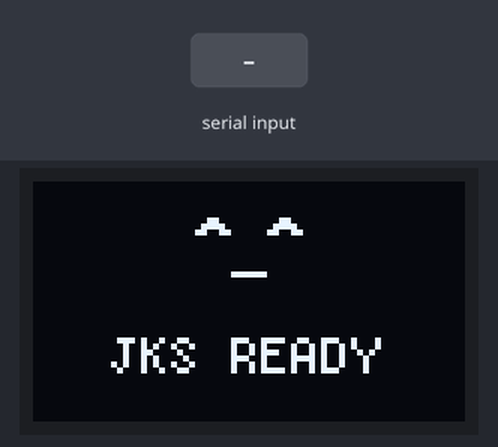
Bench run of a program on a simulated ESP32-C3. On the bench: 72×40 one-colour display. Inputs (shaded band) come from the test bench. What the program prints to the serial monitor is not drawn.

Above: at 1.6 s.
1.7 s: "happy\n" received over Serial
At 2.9 s:
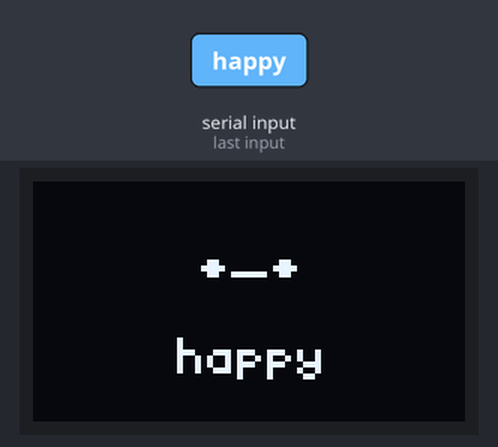
3.2 s: "smile\n" received over Serial
At 4.2 s:
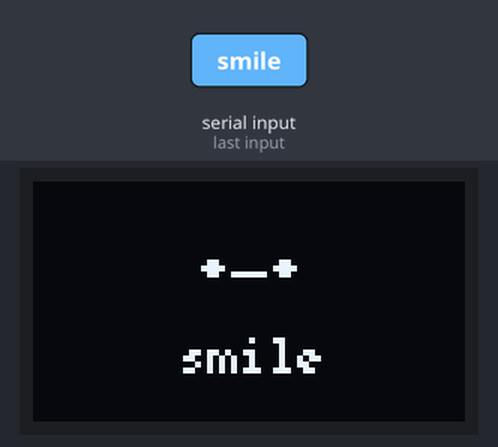
4.7 s: "joy\n" received over Serial
At 5.4 s:
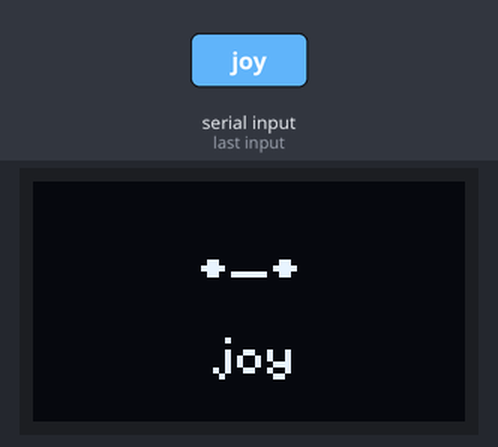
6.2 s: "sad\n" received over Serial
At 6.5 s:
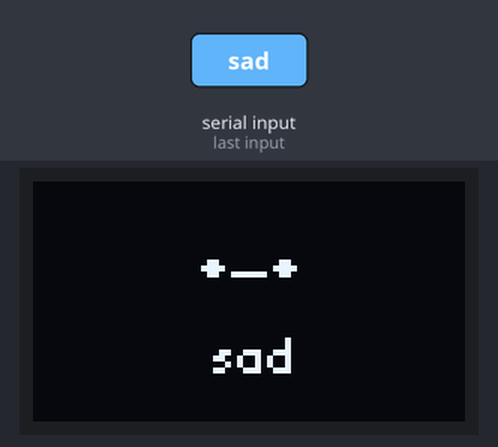
7.7 s: "angry\n" received over Serial
At 8.9 s:
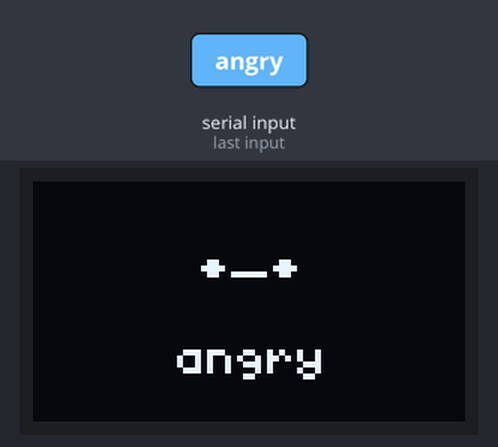
9.2 s: "surprised\n" received over Serial
At 10.0 s:
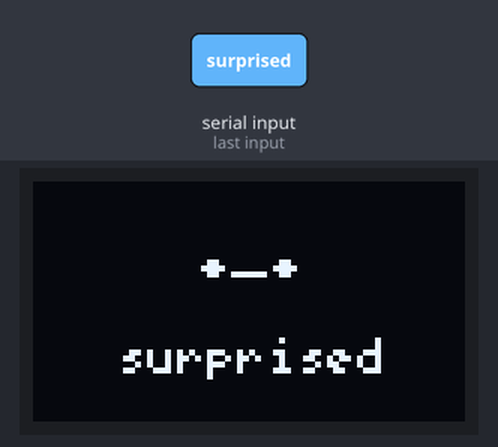
Timing chart, 0 to 11.7 s (numbered marks = the images above; inputs shaded):
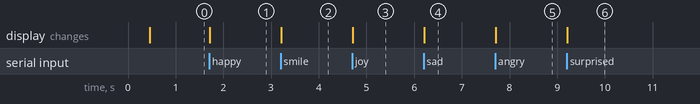

Measured:
- after the input at 1.7 s, the display: changes at once (image 1)
- after the input at 3.2 s, the display: changes at once (image 2)
- after the input at 4.7 s, the display: changes at once (image 3)
- after the input at 6.2 s, the display: changes at once (image 4)
- after the input at 7.7 s, the display: changes at once (image 5)
- after the input at 9.2 s, the display: changes at once (image 6)

The program:

main.cpp
```cpp
#include <Arduino.h>
#include <Wire.h>
#include <U8g2lib.h>

#ifndef SERIAL_BAUD
#define SERIAL_BAUD 115200
#endif

#ifndef OLED_SDA
#define OLED_SDA 5
#endif

#ifndef OLED_SCL
#define OLED_SCL 6
#endif

#ifndef OLED_GEOMETRY
#define OLED_GEOMETRY 72
#endif

#if OLED_GEOMETRY == 72
U8G2_SSD1306_72X40_ER_F_HW_I2C oled(U8G2_R0, U8X8_PIN_NONE, OLED_SCL, OLED_SDA);
static constexpr int kScreenWidth = 72;
static constexpr int kScreenHeight = 40;
#else
U8G2_SSD1306_128X64_NONAME_F_HW_I2C oled(U8G2_R0, U8X8_PIN_NONE, OLED_SCL, OLED_SDA);
static constexpr int kScreenWidth = 128;
static constexpr int kScreenHeight = 64;
#endif

static String inputLine;
static String currentEmotion = "neutral";
static String currentText = "JKS READY";

static void serialAck(const char *status, const String &detail) {
  Serial.print("{\"status\":\"");
  Serial.print(status);
  Serial.print("\",\"detail\":\"");
  for (size_t i = 0; i < detail.length(); i++) {
    char c = detail[i];
    if (c == '"' || c == '\\') {
      Serial.print('\\');
    }
    if (c >= 0x20 && c <= 0x7e) {
      Serial.print(c);
    }
  }
  Serial.println("\"}");
}

static String jsonValue(const String &line, const char *key) {
  String needle = String("\"") + key + "\"";
  int keyPos = line.indexOf(needle);
  if (keyPos < 0) {
    return "";
  }
  int colon = line.indexOf(':', keyPos + needle.length());
  if (colon < 0) {
    return "";
  }
  int firstQuote = line.indexOf('"', colon + 1);
  if (firstQuote < 0) {
    return "";
  }
  String out;
  bool escaping = false;
  for (int i = firstQuote + 1; i < line.length(); i++) {
    char c = line[i];
    if (escaping) {
      if (c == 'n') {
        out += '\n';
      } else if (c == 'r') {
        out += '\r';
      } else if (c == 't') {
        out += '\t';
      } else {
        out += c;
      }
      escaping = false;
      continue;
    }
    if (c == '\\') {
      escaping = true;
      continue;
    }
    if (c == '"') {
      break;
    }
    out += c;
  }
  return out;
}

static const char *faceForEmotion(const String &emotion) {
  if (emotion == "happy" || emotion == "smile" || emotion == "joy") {
    return "^_^";
  }
  if (emotion == "sad") {
    return "T_T";
  }
  if (emotion == "angry") {
    return ">_<";
  }
  if (emotion == "surprised" || emotion == "wow") {
    return "O_O";
  }
  if (emotion == "thinking" || emotion == "think") {
    return "?_?";
  }
  if (emotion == "speaking" || emotion == "talk") {
    return "^o^";
  }
  if (emotion == "sleepy" || emotion == "sleep") {
    return "-_-";
  }
  return "._.";
}

static String sanitizeText(String text, size_t maxLen) {
  text.trim();
  String out;
  for (size_t i = 0; i < text.length() && out.length() < maxLen; i++) {
    char c = text[i];
    if (c >= 0x20 && c <= 0x7e) {
      out += c;
    }
  }
  return out;
}

static void drawStatus() {
  oled.clearBuffer();

  oled.setFont(u8g2_font_6x13B_tr);
  const char *face = faceForEmotion(currentEmotion);
  int faceWidth = oled.getStrWidth(face);
  int faceX = max(0, (kScreenWidth - faceWidth) / 2);
  int faceY = (kScreenHeight <= 40) ? 15 : 24;
  oled.drawStr(faceX, faceY, face);

  oled.setFont(u8g2_font_5x8_tf);
  String text = sanitizeText(currentText, (kScreenWidth <= 72) ? 14 : 24);
  int textWidth = oled.getStrWidth(text.c_str());
  int textX = max(0, (kScreenWidth - textWidth) / 2);
  int textY = (kScreenHeight <= 40) ? 32 : 49;
  oled.drawStr(textX, textY, text.c_str());

  oled.sendBuffer();
}

static void clearDisplay() {
  currentEmotion = "neutral";
  currentText = "";
  oled.clearBuffer();
  oled.sendBuffer();
}

static void handleCommand(String line) {
  line.trim();
  if (line.length() == 0) {
    return;
  }

  if (line == "clear" || line == "CLEAR") {
    clearDisplay();
    serialAck("ok", "clear");
    return;
  }

  if (line[0] != '{') {
    currentEmotion = "neutral";
    currentText = line;
    drawStatus();
    serialAck("ok", "text");
    return;
  }

  String cmd = jsonValue(line, "cmd");
  if (cmd.length() == 0) {
    cmd = jsonValue(line, "type");
  }

  if (cmd == "clear") {
    clearDisplay();
    serialAck("ok", "clear");
    return;
  }

  if (cmd == "text") {
    String text = jsonValue(line, "text");
    currentEmotion = "neutral";
    currentText = text.length() ? text : " ";
    drawStatus();
    serialAck("ok", "text");
    return;
  }

  if (cmd == "emotion" || cmd == "face") {
    String name = jsonValue(line, "name");
    String text = jsonValue(line, "text");
    currentEmotion = name.length() ? name : "neutral";
    currentText = text.length() ? text : currentEmotion;
    drawStatus();
    serialAck("ok", currentEmotion);
    return;
  }

  serialAck("error", "unknown command");
}

static void scanI2c() {
  Serial.print("i2c scan sda=");
  Serial.print(OLED_SDA);
  Serial.print(" scl=");
  Serial.println(OLED_SCL);

  int found = 0;
  for (uint8_t address = 1; address < 127; address++) {
    Wire.beginTransmission(address);
    uint8_t error = Wire.endTransmission();
    if (error == 0) {
      Serial.print("i2c found 0x");
      if (address < 16) {
        Serial.print('0');
      }
      Serial.println(address, HEX);
      found++;
    }
  }
  if (found == 0) {
    Serial.println("i2c found none");
  }
}

void setup() {
  Serial.begin(SERIAL_BAUD);
  delay(400);

  Serial.println();
  Serial.println("JKS OLED controller boot");
  Serial.print("geometry=");
  Serial.print(OLED_GEOMETRY);
  Serial.print(" sda=");
  Serial.print(OLED_SDA);
  Serial.print(" scl=");
  Serial.println(OLED_SCL);

  Wire.begin(OLED_SDA, OLED_SCL);
  Wire.setClock(400000);
  scanI2c();

  oled.begin();
  oled.setContrast(255);
  currentEmotion = "happy";
  currentText = "JKS READY";
  drawStatus();
  serialAck("ok", "boot");
}

void loop() {
  while (Serial.available() > 0) {
    char c = static_cast<char>(Serial.read());
    if (c == '\n' || c == '\r') {
      if (inputLine.length() > 0) {
        handleCommand(inputLine);
        inputLine = "";
      }
      continue;
    }
    if (inputLine.length() < 240) {
      inputLine += c;
    }
  }
}
```
